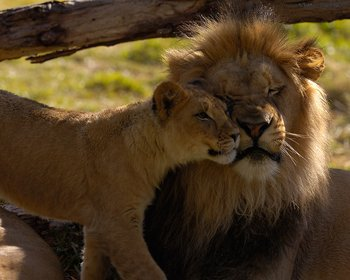
#> input picture Test_Images/2.jpg, 350 x 280 px
$ python model.py
#> lines starting #> are read from the running program, lines starting #| are printed output that depends on the picture; long printed decimals are rounded
import cv2
import numpy as np
import math
import pywt


img = cv2.imread('Test_Images/2.jpg')
#> img is the input picture: shape (280, 350, 3); mean B, G, R 35.1, 61.4, 81.2


def gamma_enhancement(img):
    # convert img to HSV
    hsv_img = cv2.cvtColor(img, cv2.COLOR_BGR2HSV)
#> hsv_img: shape (280, 350, 3); mean H, S, V 16.9, 150.5, 81.2

    cv2.imshow('Normal_RGB Image', img)
    cv2.imshow('HSV image', hsv_img)

    # components splitting from HSV image(hue,saturation,value)
    hue, sat, val = cv2.split(hsv_img)
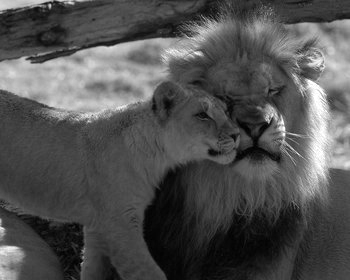
#> val: shape (280, 350); min 0, max 255, mean 81.2

    # Taking only the VALUE component
    # compute gamma = log(mid*255)/log(mean)
    mid = 0.5
    mean = np.mean(val)
#> mean = 81.2
    gamma = math.log(mid*255)/math.log(mean)
#> gamma = 1.1
    print(gamma)
#| 1.103

    # do gamma correction on VALUE channel
    val_gamma = np.power(val, gamma).clip(0, 255).astype(np.uint8)

    # combine new VALUE channel with original hue and sat channels
    hsv_gamma = cv2.merge([hue, sat, val_gamma])
#> hsv_gamma: shape (280, 350, 3); mean H, S, V 16.9, 150.5, 121.5
    # hsv image convert to RGB format
    global img_gamma_enhance
    img_gamma_enhance = cv2.cvtColor(hsv_gamma, cv2.COLOR_HSV2BGR)

    # show results
    cv2.imshow('Gamma Enhanced Image', img_gamma_enhance)

    # save results
    cv2.imwrite(
        'Project_Experiments/Gamma_Enhanced_Image/gamma_enhanced_2.jpg', img_gamma_enhance)


gamma_enhancement(img)  # function call


def sharp_and_histogram_equalization(img):

    # SHARPENING
    gaussian = cv2.GaussianBlur(img, (0, 0), 2.0)
    unsharp_masking_img = cv2.addWeighted(
        img, 2.0, gaussian, -1.0, 0)  # (src1,alpha,src2,beta,gamma)

    he = cv2.createCLAHE(clipLimit=3.0, tileGridSize=(8, 8))

    img_b = he.apply(img[:, :, 0])
    img_g = he.apply(img[:, :, 1])
    img_r = he.apply(img[:, :, 2])

    global equalized_img
    equalized_img = np.stack((img_b, img_g, img_r), axis=2)

    # show results
    cv2.imshow('Normal_RGB Image', img)
    cv2.imshow("Sharpened Image ", unsharp_masking_img)
    cv2.imshow('Histogram_equalized_img', equalized_img)
    # save results
    cv2.imwrite(
        'Project_Experiments/Sharpened_HE_image/Sharpened_HE_image_2.jpg', equalized_img)


sharp_and_histogram_equalization(img)


def channelTransform(ch1, ch2, shape):
    cooef1 = pywt.dwt2(ch1, 'db5', mode='periodization')
    cooef2 = pywt.dwt2(ch2, 'db5', mode='periodization')
    cA1, (cH1, cV1, cD1) = cooef1
    cA2, (cH2, cV2, cD2) = cooef2

    cA = (cA1+cA2)/2
    cH = (cH1 + cH2)/2
    cV = (cV1+cV2)/2
    cD = (cD1+cD2)/2
    fincoC = cA, (cH, cV, cD)
    outImageC = pywt.idwt2(fincoC, 'db5', mode='periodization')
    outImageC = cv2.resize(outImageC, (shape[0], shape[1]))
    return outImageC


def fusion(img1, img2):
    # Seperating channels
    iR1 = img1.copy()
    iR1[:, :, 1] = iR1[:, :, 2] = 0
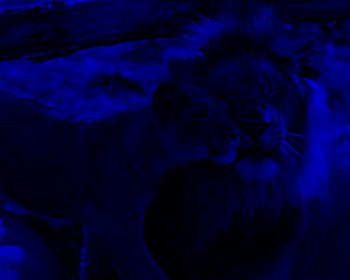
#> iR1: shape (280, 350, 3); mean B, G, R 51.4, 0, 0
    iR2 = img2.copy()
    iR2[:, :, 1] = iR2[:, :, 2] = 0
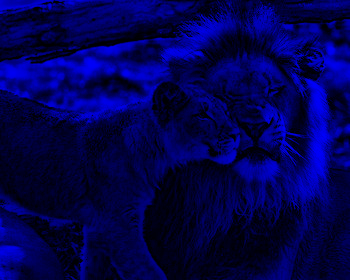
#> iR2: shape (280, 350, 3); mean B, G, R 81.2, 0, 0

    iG1 = img1.copy()
    iG1[:, :, 0] = iG1[:, :, 2] = 0
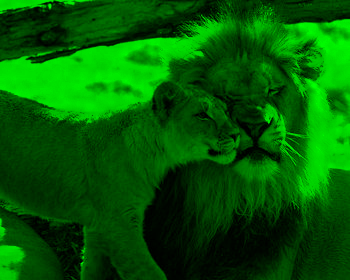
#> iG1: shape (280, 350, 3); mean B, G, R 0, 91.2, 0
    iG2 = img2.copy()
    iG2[:, :, 0] = iG2[:, :, 2] = 0
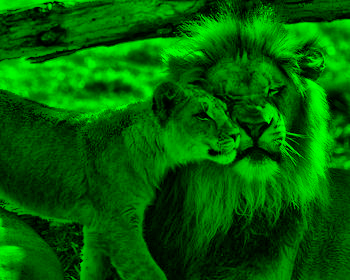
#> iG2: shape (280, 350, 3); mean B, G, R 0, 97.7, 0

    iB1 = img1.copy()
    iB1[:, :, 0] = iB1[:, :, 1] = 0
    iB2 = img2.copy()
    iB2[:, :, 0] = iB2[:, :, 1] = 0

    shape = (img1.shape[1], img1.shape[0])
#> shape = (350, 280)
    # Wavelet transformation on red channel
    outImageR = channelTransform(iR1, iR2, shape)
    outImageG = channelTransform(iG1, iG2, shape)
    outImageB = channelTransform(iB1, iB2, shape)
#> call 3 of channelTransform, with shape = (350, 280)
#> in channelTransform (call 3), `outImageC = pywt.idwt2(fincoC, 'db5', mode='periodization')`:
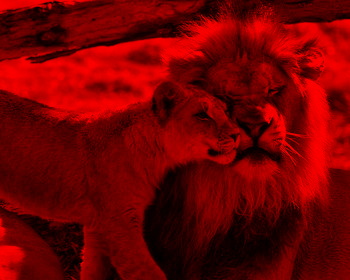
#> outImageC: shape (280, 350, 4) float64; mean of channels 0, 1, 2, 3 0, 0, 115.2, 115.2; drawn with min black and max white

    outImage = img1.copy()
    outImage[:, :, 0] = outImage[:, :, 1] = outImage[:, :, 2] = 0
#> outImage: shape (280, 350, 3); every value is 0
    outImage[:, :, 0] = outImageR[:, :, 0]
    outImage[:, :, 1] = outImageG[:, :, 1]
    outImage[:, :, 2] = outImageB[:, :, 2]
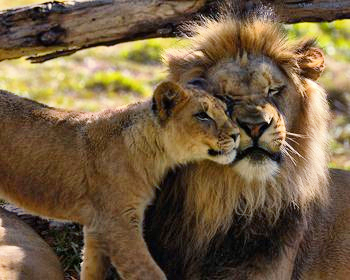
#> outImage: shape (280, 350, 3); mean B, G, R 65.9, 94.1, 114.8

    outImage = np.multiply(np.divide(
        outImage - np.min(outImage), (np.max(outImage) - np.min(outImage))), 255)
    outImage = outImage.astype(np.uint8)

    cv2.imshow('Fused_img', outImage)

    cv2.imwrite('Project_Experiments/Fusion/Fused_image_2.jpg', outImage)


fusion(img_gamma_enhance, equalized_img)

cv2.waitKey(0)
cv2.destroyAllWindows()

$ run again, with Test_Images/1.jpg copied over Test_Images/2.jpg
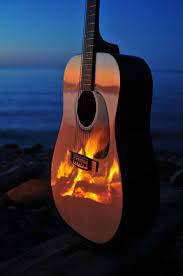
#> input picture Test_Images/1.jpg, 183 x 276 px
#> img is the input picture: shape (276, 183, 3); mean B, G, R 62.2, 44.5, 42.6
#> hsv_img: shape (276, 183, 3); mean H, S, V 77, 149.9, 80.5
#> in gamma_enhancement, `hue, sat, val = cv2.split(hsv_img)`:
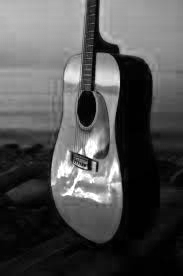
#> val: shape (276, 183); min 0, max 255, mean 80.5
#> mean = 80.5
#> gamma = 1.1
#| 1.105
#> hsv_gamma: shape (276, 183, 3); mean H, S, V 77, 149.9, 123.1
#> in fusion, `outImage[:, :, 2] = outImageB[:, :, 2]`:
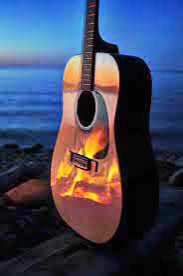
#> outImage: shape (276, 183, 3); mean B, G, R 93.2, 69.5, 63.6

$ run again, with Test_Images/3.jpg copied over Test_Images/2.jpg
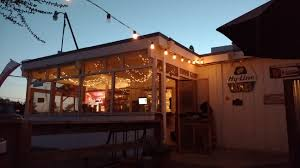
#> input picture Test_Images/3.jpg, 300 x 168 px
#> img is the input picture: shape (168, 300, 3); mean B, G, R 67.1, 67.9, 81.8
#> hsv_img: shape (168, 300, 3); mean H, S, V 74.3, 137.3, 95.4
#> in gamma_enhancement, `hue, sat, val = cv2.split(hsv_img)`:
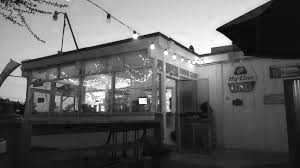
#> val: shape (168, 300); min 1, max 255, mean 95.4
#> mean = 95.39
#> gamma = 1.06
#| 1.064
#> hsv_gamma: shape (168, 300, 3); mean H, S, V 74.3, 137.3, 121.5
#> in fusion, `outImage[:, :, 2] = outImageB[:, :, 2]`:
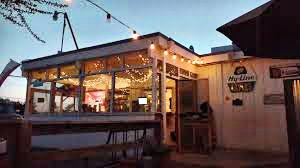
#> outImage: shape (168, 300, 3); mean B, G, R 89.9, 91.2, 104.4
